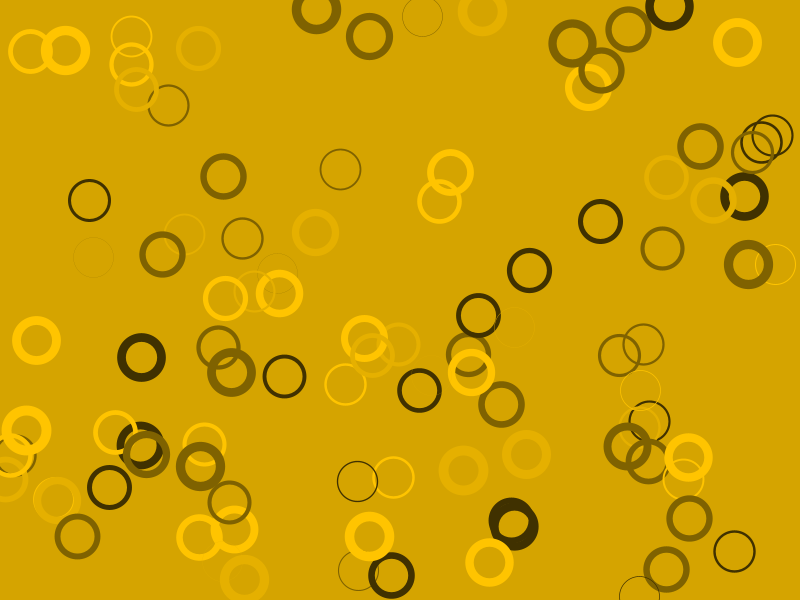
Frame 1 (no input)
Frame 2 (the mouse pressed at the canvas centre, redrawn once): identical to frame 1, image omitted

The Processing sketch that drew this single still picture (run headless with seeded random() and noise(); the mouse was pressed at the canvas centre and the sketch redrawn once):

// Processing sketch: processing_109907
// ── processing_109907.pde

//Code blokcs, arrays, and Color palettes
// Global variables
// Working with if, for, and while

// Global Variables

float x = 25;
float y = 25;
float counter = 0;
color[] palette =
{ #D5A400, #7F6200, #FFC400, #403100, #E5B000};


// Setup()

void setup() {
 size(800, 600);
 background(palette[0]);
 noLoop();
}

// Draw

void draw() {
// while statement
 while(counter < 100) {
 float r = random(1,5);
 strokeWeight(random(10));
 stroke(palette[int(r)]);
 noFill();
 x = random(width);
 y = random(height);
 float d = random(200);
 ellipse(x, y, 40, 40);
 counter++;
 }

}
